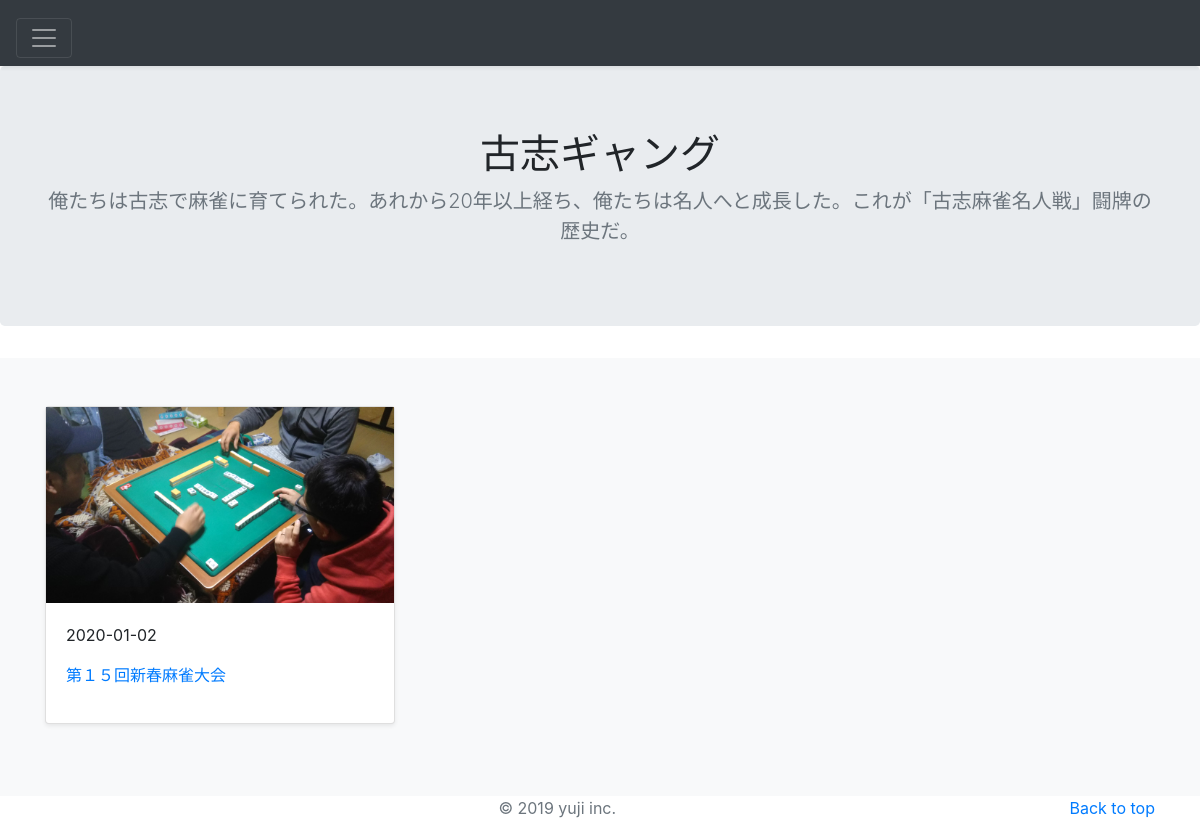
The page / on the database its author committed.
### mahjongapp/models.py (models this page shows, shortened)
class EventModel(models.Model):
    class Meta:
        verbose_name_plural = ("イベントモデル")
    eventDate = models.DateField()
    title = models.CharField(max_length = 100)
    remarks = models.TextField(default = '')
    image = models.ImageField(upload_to = '')
    roundCnt = models.IntegerField(default = 0)
    winner = models.ForeignKey('UserModel'
                                , verbose_name=("event_winnerId")
                                , related_name="event_winnerId"
                                , on_delete=models.PROTECT
                                , default=1)

### mahjongapp/views.py (the view)
# urls.py: path('', historyTopfunc, name='historyTop'),
def historyTopfunc(request):
    object_list = EventModel.objects.all()
    return render(request, 'historyTop.html', {'object_list': object_list})

### templates/historyTop.html (shortened to what this page needs)
{% extends 'base.html' %}
{% load static %}
{% block content %}
<main role="main">
  <section class="jumbotron text-center">
    <div class="container">
      <h1>古志ギャング</h1>
      <p class="lead text-muted">俺たちは古志で麻雀に育てられた。あれから20年以上経ち、俺たちは名人へと成長した。これが「古志麻雀名人戦」闘牌の歴史だ。</p>
    </div>
  </section>
  <div class="album py-5 bg-light">
    <div class="container">
      <div class="row">
          {% for item in object_list %}
        <div class="col-md-4">
          <div class="card mb-4 shadow-sm">
            <img src='{{item.image.url}}' width="100%" height="100%">
            <div class="card-body">
              <p class="card-text">{{ item.eventDate }}</p>
              <p class="card-text"><a href="{% url 'historyDetail' %}?eventId={{item.pk}}">{{ item.title }}</a></p>
            </div>
          </div>
        </div>
        {% endfor %}
      </div>
    </div>
  </div>
</main>
{% endblock content %}

### rows shown on the page
EventModel: image (picture), eventDate "2020-01-02", title "第１５回新春麻雀大会"
